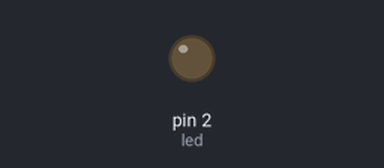
This sketch was run on a simulated Arduino Uno, built with avr-gcc and run on an emulated ATmega328P. On the bench: output pins drawn as LEDs (lit = HIGH).

Above: at 0.81 s.
At 2.18 s:
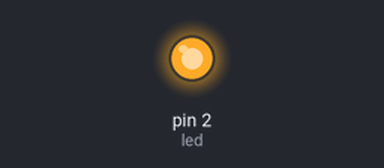
Timing chart, 0 to 5.5 s (numbered marks = the images above):
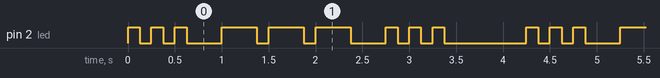

Measured:
- by itself, pin 2 (led): repeats every 4.3 s: 2 × (LOW 0.13 s, HIGH 0.13 s), LOW 0.38 s, 2 × (HIGH 0.38 s, LOW 0.13 s), HIGH 0.38 s, LOW 0.38 s, 2 × (HIGH 0.13 s, LOW 0.13 s), HIGH 0.13 s, LOW 0.88 s, HIGH 0.13 s
- by itself, everything shown: repeats every 4.3 s, in 18 steps

The sketch:

SOS_loop_external.ino
```cpp
/*

*/

int led = 2;
int blink_short = 125;
int blink_long = 375;

void setup() {
  pinMode(led, OUTPUT);
}

void loop() {
  digitalWrite(led, HIGH);
  delay(blink_short);
  digitalWrite(led, LOW);
  delay(blink_short);
  digitalWrite(led, HIGH);
  delay(blink_short);
  digitalWrite(led, LOW);
  delay(blink_short);
  digitalWrite(led, HIGH);
  delay(blink_short);
  digitalWrite(led, LOW);
  delay(blink_long);

  digitalWrite(led, HIGH);
  delay(blink_long);
  digitalWrite(led, LOW);
  delay(blink_short);
  digitalWrite(led, HIGH);
  delay(blink_long);
  digitalWrite(led, LOW);
  delay(blink_short);
  digitalWrite(led, HIGH);
  delay(blink_long);
  digitalWrite(led, LOW);
  delay(blink_long);

  digitalWrite(led, HIGH);
  delay(blink_short);
  digitalWrite(led, LOW);
  delay(blink_short);
  digitalWrite(led, HIGH);
  delay(blink_short);
  digitalWrite(led, LOW);
  delay(blink_short);
  digitalWrite(led, HIGH);
  delay(blink_short);
  digitalWrite(led, LOW);
  delay(blink_long * 2 + blink_short);
}
```
